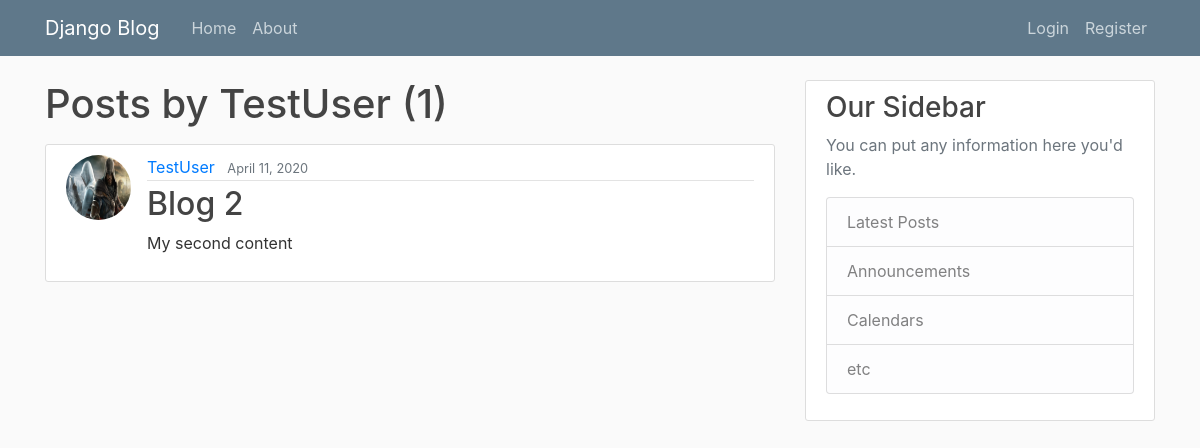
Before: /user/TestUser/ with the older database file.
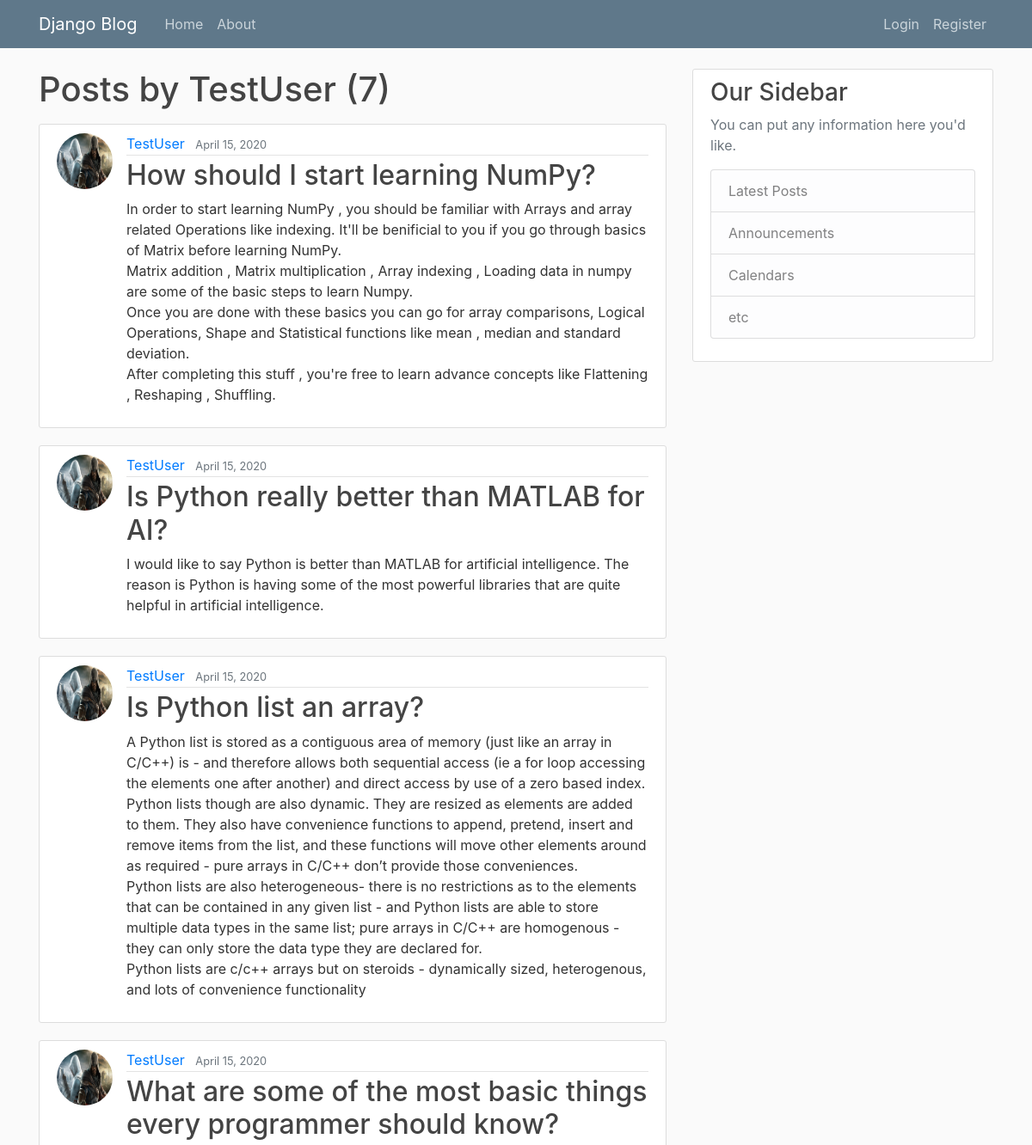
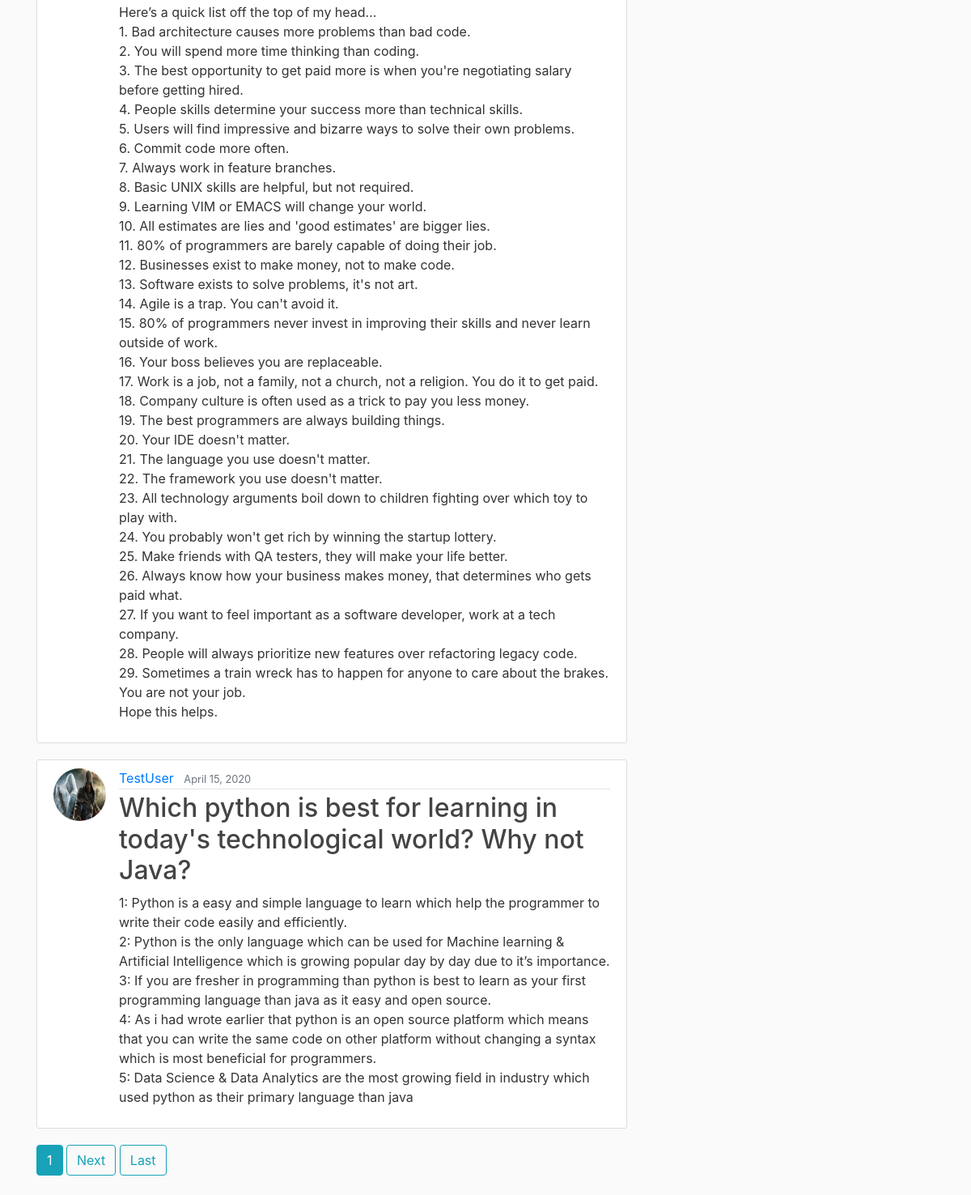
After: the same page with the newer database file (2 pictures, top to bottom).
### blog/models.py (models this page shows, shortened)
class Post(models.Model):
    title = models.CharField(max_length=100)
    content = models.TextField()
    date_posted = models.DateTimeField(default=timezone.now)
    author = models.ForeignKey(User, on_delete=models.CASCADE)

### users/models.py (models this page shows, shortened)
class profile(models.Model):
    user = models.OneToOneField(User, on_delete=models.CASCADE)
    image = models.ImageField(default="default.jpg", upload_to="profile_pics")

### blog/views.py (the view)
# urls.py: path('user/<str:username>/', UserPostListView.as_view(), name="user-post"),
class UserPostListView(ListView):
    model = Post
    template_name = "user_post.html"  # <app>/<model>_<viewtype>.html
    context_object_name = "posts"
    paginate_by = 5
    def get_queryset(self):
        user = get_object_or_404(User, username=self.kwargs.get('username'))
        return Post.objects.filter(author=user).order_by('-date_posted')

### blog/templates/user_post.html (shortened to what this page needs)
{% extends "base.html" %}
{% block content %}
<h1 class="mb-3">
    Posts by {{view.kwargs.username}} ({{page_obj.paginator.count}})
</h1>
{% for post in posts %}
<article class="media content-section">
    <img class="rounded-circle article-img" src="{{post.author.profile.image.url}}">
    <div class="media-body">
        <div class="article-metadata">
            <a class="mr-2" href="{% url 'user-post' post.author.username%}">{{ post.author }}</a>
            <small class="text-muted">{{ post.date_posted|date:"F d, Y" }}</small>
        </div>
        <h2><a class="article-title" href="{% url 'post-detail' post.id %}">{{ post.title }}</a></h2>
        <p class="article-content">{{ post.content }}</p>
    </div>
</article>
{% endfor %}
{% if is_paginated %}
{% for num in page_obj.paginator.page_range %}
{% if page_obj.number == num %}
<a class="btn btn-info mb-4" href="?page={{num}}">{{num}}</a>
{% elif num > page_obj.number|add:'-3' and num < page_obj.number|add:'-3' %}
<a class="btn btn-outline-info mb-4" href="?page={{num}}">{{num}}</a>
{% endif %}
{% endfor %}
{% if page_obj.has_next%}
<a class="btn btn-outline-info mb-4" href="?page={{page_obj.next_page_number}}">Next</a>
<a class="btn btn-outline-info mb-4" href="?page={{page_obj.Paginator.num_pages}}">Last</a>
{% endif %}
{% endif %}
{% endblock %}

Changed rows visible on the page:
removed Post: author.profile.image (placeholder picture), author "TestUser", date_posted "April 11, 2020", title "Blog 2", content "My second content"
added Post: author.profile.image (placeholder picture), author "TestUser", date_posted "April 15, 2020", title "How should I start learning NumPy?", content "In order to start learning NumPy , you should be familiar with Arrays and array related Operations like indexing. It'll be benificial to you if you go through basics of Matrix before learning NumPy. Matrix addition , Matrix multiplication , Array indexing , Loading data in numpy are some of the basic steps to learn Numpy. Once you are done with these basics you can go for array comparisons, Logical Operations, Shape and Statistical functions like mean , median and standard deviation. After completing this stuff , you're free to learn advance concepts like Flattening , Reshaping , Shuffling."
added Post: author.profile.image (placeholder picture), author "TestUser", date_posted "April 15, 2020", title "Is Python really better than MATLAB for AI?", content "I would like to say Python is better than MATLAB for artificial intelligence. The reason is Python is having some of the most powerful libraries that are quite helpful in artificial intelligence."
added Post: author.profile.image (placeholder picture), author "TestUser", date_posted "April 15, 2020", title "Is Python list an array?", content "A Python list is stored as a contiguous area of memory (just like an array in C/C++) is - and therefore allows both sequential access (ie a for loop accessing the elements one after another) and direct access by use of a zero based index. Python lists though are also dynamic. They are resized as elements are added to them. They also have convenience functions to append, pretend, insert and remove items from the list, and these functions will move other elements around as required - pure arrays in C/C++ don’t provide those conveniences. Python lists are also heterogeneous- there is no restrictions as to the elements that can be contained in any given list - and Python lists are able to store…"
added Post: author.profile.image (placeholder picture), author "TestUser", date_posted "April 15, 2020", title "What are some of the most basic things every programmer should know?", content "Here’s a quick list off the top of my head… 1. Bad architecture causes more problems than bad code. 2. You will spend more time thinking than coding. 3. The best opportunity to get paid more is when you're negotiating salary before getting hired. 4. People skills determine your success more than technical skills. 5. Users will find impressive and bizarre ways to solve their own problems. 6. Commit code more often. 7. Always work in feature branches. 8. Basic UNIX skills are helpful, but not required. 9. Learning VIM or EMACS will change your world. 10. All estimates are lies and 'good estimates' are bigger lies. 11. 80% of programmers are barely capable of doing their job. 12. Businesses…"
added Post: author.profile.image (placeholder picture), author "TestUser", date_posted "April 15, 2020", title "Which python is best for learning in today's technological world? Why not Java?", content "1: Python is a easy and simple language to learn which help the programmer to write their code easily and efficiently. 2: Python is the only language which can be used for Machine learning & Artificial Intelligence which is growing popular day by day due to it’s importance. 3: If you are fresher in programming than python is best to learn as your first programming language than java as it easy and open source. 4: As i had wrote earlier that python is an open source platform which means that you can write the same code on other platform without changing a syntax which is most beneficial for programmers. 5: Data Science & Data Analytics are the most growing field in industry which used python…"
Other visible differences:
{{ page_obj.paginator.count }}: "1" → "7"
new list line: "1"
text now shown: "Next Last"
